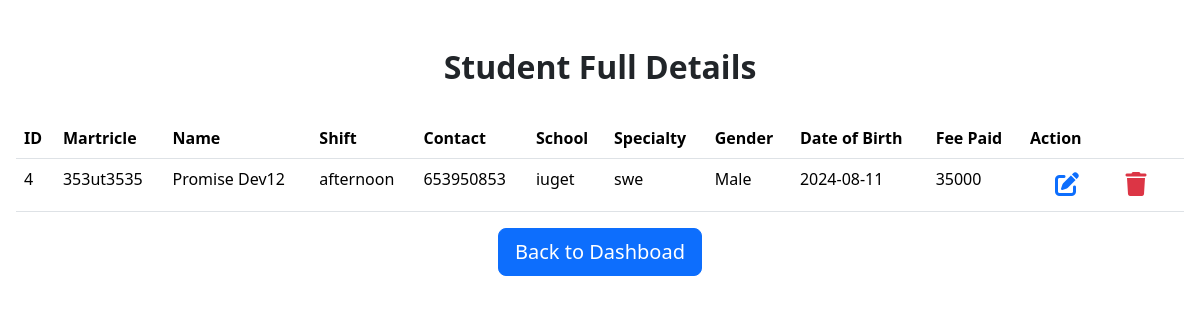
Page /studentd_detail.php?id=4 on the committed database.
### tables this page shows
CREATE TABLE `intern` (
  `id` int(11) NOT NULL,
  `name` varchar(200) DEFAULT NULL,
  `martricle` varchar(20) DEFAULT NULL,
  `gender` varchar(20) DEFAULT NULL,
  `shift` varchar(20) DEFAULT NULL,
  `dob` varchar(20) DEFAULT NULL,
  `school` varchar(50) DEFAULT NULL,
  `specialty` varchar(20) DEFAULT NULL,
  `region` varchar(20) DEFAULT NULL,
  `contact` varchar(20) DEFAULT NULL,
  `fee` varchar(50) DEFAULT NULL
);

### studentd_detail.php (the view, shortened to what this page needs)
<?php
include "connect.php";
?>
<!DOCTYPE html>
<html lang="en">
<head>
  <link rel="stylesheet" href="./bootstrap-5.3.3-dist/css/bootstrap.css" />
  <link rel="stylesheet" href="./fontawesome-free-6.5.2-web/css/all.css" />
  <link rel="stylesheet" href="./style.css" />
</head>
<body>
  <div class="mx-3 mt-5">
    <header class="mb-4">
      <h2>Student Full Details</h2>
    </header>
    <table class="table table-hover">
      <thead>
        <tr>
          <th scope="col">ID</th>
          <th scope="col">Martricle</th>
          <th scope="col">Name</th>
          <th scope="col">Shift</th>
          <th scope="col">Contact</th>
          <th scope="col">School</th>
          <th scope="col">Specialty</th>
          <th scope="col">Gender</th>
          <th scope="col">Date of Birth</th>
          <th scope="col">Fee Paid</th>
          <th scope="col">Action</th>
        </tr>
      </thead>
      <tbody class="td">
        <?php
        if (isset($_GET['id'])) {
          $id = $_GET['id'];
          $sql = "SELECT *FROM `intern` WHERE id = '$id';";
          $result = $conn->query($sql);
          if ($result->num_rows > 0) {
            while ($row = $result->fetch_assoc()) {
        ?>
              <tr>
                <td class="id"><?php echo $row['id']; ?></td>
                <td><?php echo $row['martricle']; ?></td>
                <td class="name"><?php echo $row['name']; ?></td>
                <td><?php echo $row['shift']; ?></td>
                <td><?php echo $row['contact']; ?></td>
                <td><?php echo $row['school']; ?></td>
                <td><?php echo $row['specialty']; ?></td>
                <td><?php echo $row['gender']; ?></td>
                <td><?php echo $row['dob']; ?></td>
                <td><?php echo $row['fee']; ?></td>
                <td><a class="btn btn-sm" href="edit.php?id=<?php echo $row['id']; ?>"><i class="fa-solid action text-primary mx-3 fa-pen-to-square"></i></a>
                  <a class="btn btn-sm  del-btn" href=""><i class="fa-solid action text-danger fa-trash"></i></a>
                </td>
              </tr>
        <?php       }
          }
        }
        ?>
      </tbody>
    </table>
    <div class="text-center">
      <a href="view.php" class="btn btn-primary btn-lg">Back to Dashboad</a>
    </div>
  </div>
</body>
</html>

### style.css (style rules this page uses)
header { display: flex; align-items: center; justify-content: center; gap: 0 20vw; }
header h2 { font-weight: bolder; }
.action { font-size: 1.5rem; cursor: pointer; }

### rows in the picture
intern: id "4", martricle "353ut3535", name "Promise Dev12", shift "afternoon", contact "653950853", school "iuget", specialty "swe", gender "Male", dob "2024-08-11", fee "35000"
